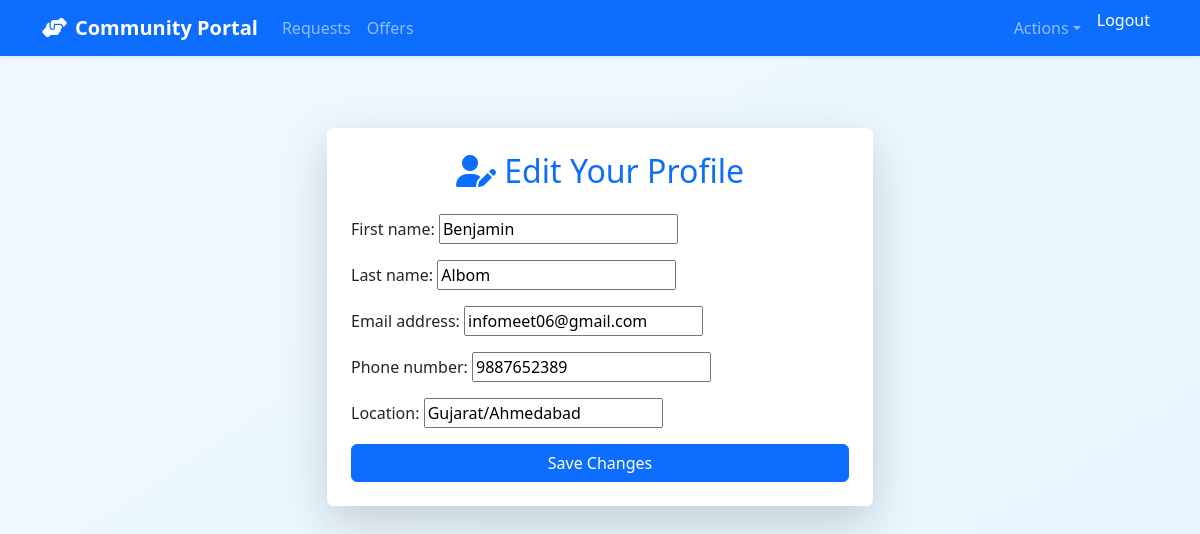
Screenshot of /profile/edit/ (signed in) with the database file from the repository.
### core/models.py (models this page shows, shortened)
class CustomUser(AbstractUser):
    location = models.CharField(max_length=100, blank=True, null=True)
    phone_number = models.CharField(max_length=20, blank=True, null=True)

### core/views.py (the view)
# urls.py: path('profile/edit/', views.edit_profile, name='edit_profile'),
@login_required
def edit_profile(request):
    user = request.user
    if request.method == 'POST':
        form = ProfileForm(request.POST, instance=user)
        if form.is_valid():
            form.save()
            messages.success(request, "Profile updated successfully.")
            return redirect('home')
    else:
        form = ProfileForm(instance=user)
    return render(request, 'core/edit_profile.html', {'form': form})

### core/forms.py
class ProfileForm(forms.ModelForm):
    class Meta:
        model = CustomUser
        fields = ['first_name', 'last_name', 'email', 'phone_number', 'location']

### core/templates/core/edit_profile.html (shortened to what this page needs)
{% extends "core/base.html" %}
{% block content %}
<div class="row justify-content-center mt-5">
  <div class="col-md-6">
    <div class="card shadow-lg border-0">
      <div class="card-body p-4">
        <h2 class="card-title text-center mb-4 text-primary">
          <i class="fas fa-user-edit"></i> Edit Your Profile
        </h2>
        <form method="post">
          {{ form.as_p }}
          <div class="d-grid mt-3">
            <button type="submit" class="btn btn-primary">Save Changes</button>
          </div>
        </form>
      </div>
    </div>
  </div>
</div>
{% endblock %}

### core/templates/core/base.html (style rules this page uses)
body { background: linear-gradient(to bottom right, #f0f8ff, #e6f7ff); min-height: 100vh; }

### rows the page displays
CustomUser: first_name "Benjamin", last_name "Albom", email "infomeet06@gmail.com", phone_number "9887652389", location "Gujarat/Ahmedabad"
